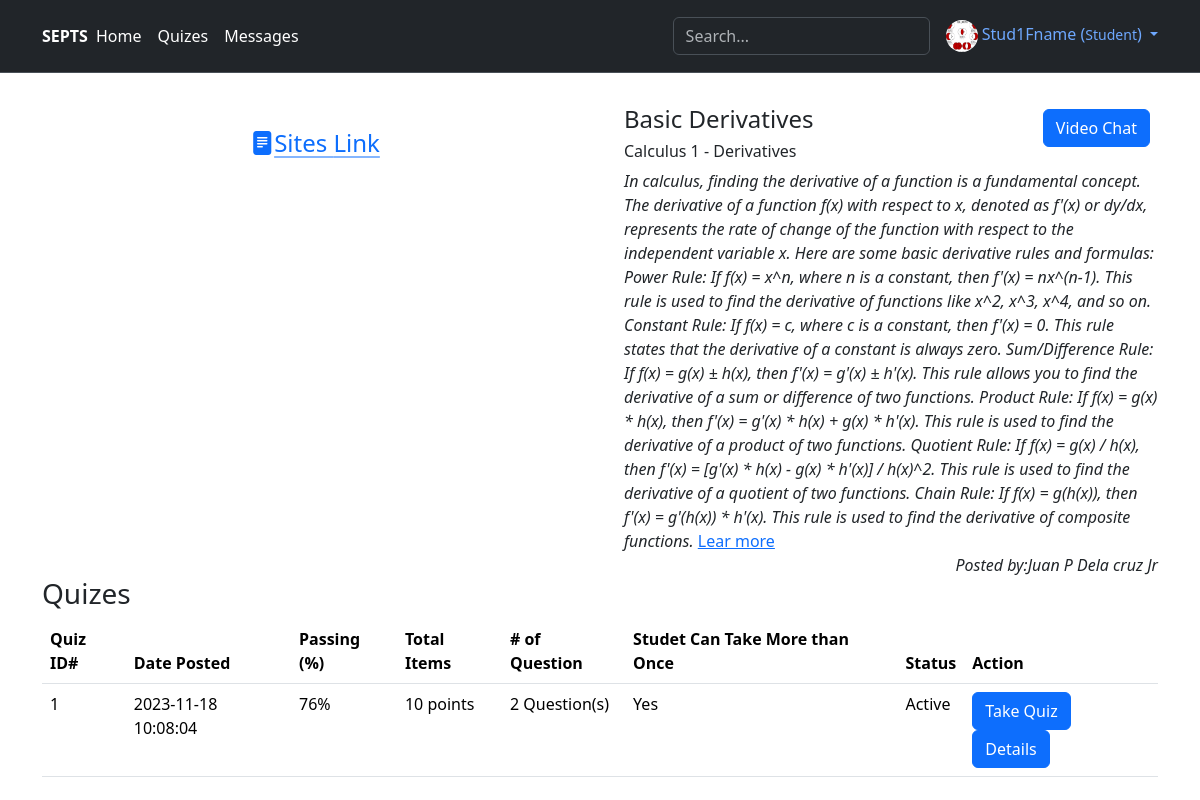
The page /LearningMaterialsDetails.php?id=3 (signed in) on the database its author committed.
### tables this page shows
CREATE TABLE IF NOT EXISTS `learningmaterials_table` (
  `MaterialNo` int NOT NULL AUTO_INCREMENT,
  `TopicId` int NOT NULL,
  `CategoryId` int NOT NULL,
  `Title` varchar(100) NOT NULL,
  `MaterialsDescription` text NOT NULL,
  `URL` text,
  `Path` text,
  `Status` int NOT NULL,
  PRIMARY KEY (`MaterialNo`),
  KEY `learningmaterials_table_ibfk_1` (`CategoryId`),
  KEY `TopicId` (`TopicId`)
);

CREATE TABLE IF NOT EXISTS `learningmaterials_category_table` (
  `LMCatId` int NOT NULL AUTO_INCREMENT,
  `CategoryName` varchar(500) NOT NULL,
  PRIMARY KEY (`LMCatId`)
);

CREATE TABLE IF NOT EXISTS `subject_table` (
  `SubjectCode` int NOT NULL AUTO_INCREMENT,
  `Subject` varchar(100) NOT NULL,
  `Description` text NOT NULL,
  `Status` int NOT NULL,
  PRIMARY KEY (`SubjectCode`)
);

CREATE TABLE IF NOT EXISTS `topic_table` (
  `TopicNo` int NOT NULL AUTO_INCREMENT,
  `SubjectId` int NOT NULL,
  `TopicDescription` varchar(300) NOT NULL,
  `InstructorId` int NOT NULL,
  `Status` int NOT NULL,
  PRIMARY KEY (`TopicNo`),
  UNIQUE KEY `TopicDescription` (`TopicDescription`),
  KEY `SubjectId` (`SubjectId`),
  KEY `InstructorId` (`InstructorId`)
);

CREATE TABLE IF NOT EXISTS `quiz_table` (
  `QuizNo` int NOT NULL AUTO_INCREMENT,
  `TopicId` int DEFAULT NULL,
  `MaterialId` int DEFAULT NULL,
  `DatePosted` datetime NOT NULL,
  `DateLastModefied` datetime DEFAULT NULL,
  `PercentagePassing` double NOT NULL,
  `TotalItem` int NOT NULL,
  `Retaking` int NOT NULL DEFAULT '0',
  `Status` int NOT NULL,
  PRIMARY KEY (`QuizNo`),
  KEY `quiz_table_ibfk_1` (`MaterialId`),
  KEY `TopicId` (`TopicId`)
);

### model/DbConnection.php (called while the page is built, shortened)
<?php
class DbConnection{
    private $host = 'localhost';
    private $username = 'root';
    private $password = '';
    private $database = 'studentexpertpooltutorialsystem';
    protected $connection;
    public function __construct(){
        if (!isset($this->connection)) {
            $this->connection = new mysqli($this->host, $this->username, $this->password, $this->database);
        }
    }
    public function getConnection(){
        return $this->connection;
    }
}
?>

### model/MaterialsModel.php (called while the page is built, shortened)
<?php
include_once('DbConnection.php');
class MaterialsModel extends DbConnection{
    public function get($id)
    {
        $sql = "SELECT `learningmaterials_table`.*, `topic_table`.`InstructorId`, `topic_table`.`TopicDescription`, `learningmaterials_category_table`.`CategoryName`, subject_table.Subject, CONCAT(employees_table.Firstname,' ',employees_table.MI,' ',employees_table.Lastname,' ',employees_table.NameExt) AS FullNameIns
FROM `learningmaterials_table`
	LEFT JOIN `topic_table` ON `learningmaterials_table`.`TopicId` = `topic_table`.`TopicNo`
	LEFT JOIN `learningmaterials_category_table` ON `learningmaterials_table`.`CategoryId` = `learningmaterials_category_table`.`LMCatId`
	LEFT JOIN `subject_table` ON `topic_table`.`SubjectId` = `subject_table`.`SubjectCode`
	LEFT JOIN employees_table ON `topic_table`.InstructorId=employees_table.EmpKey
WHERE `learningmaterials_table`.`MaterialNo`='$id'";
        $queryResult = $this->getConnection()->query($sql);
        if (mysqli_num_rows($queryResult) > 0) {
            return $queryResult->fetch_assoc();
        }
        return null;
    }
}

### model/QuizModel.php (called while the page is built, shortened)
<?php
include_once('DbConnection.php');
class QuizModel extends DbConnection{
    public function getAllQuiz($matId, $studid)
    {
        $sql = "SELECT `QuizNo`, `MaterialId`,`TopicId`, `DatePosted`, `DateLastModefied`, `PercentagePassing`, `TotalItem`, quiz_table.`Status`, `Retaking`, COUNT(question_table.QQId) AS QuestionsCount,
(SELECT COUNT(*) AS Taken FROM take_table WHERE take_table.QuizId=quiz_table.QuizNo AND take_table.StudentId='$studid') TakenByStudent
FROM `quiz_table`
LEFT JOIN question_table ON quiz_table.QuizNo=question_table.QuizId WHERE `MaterialId`='$matId' GROUP BY `quiz_table`.`QuizNo`";
        $queryResult = $this->getConnection()->query($sql);
        if (mysqli_num_rows($queryResult) > 0) {
            return $queryResult;
        }
        return null;
    }
}

### LearningMaterialsDetails.php (the view, shortened to what this page needs)
<?php
    require_once 'model/MaterialsModel.php';
    $matO=new MaterialsModel();
    require_once 'model/QuizModel.php';
    $qO=new QuizModel();
    $id=0;
    $mat=null;
    if ($matO->isRequestPost()) {
        ;
    }else {
        if (isset($_GET['id'])&&$_GET['id']!="") {
            $id=$_GET['id'];
            $mat=$matO->get($id);
        }else{
            header("location: 404.php");
            exit();
        }
    }
require_once("views/header.php");
require_once("views/navi.php");
?>
    <div class="container">
		<div class="row pt-3">
			<div class="col-sm-12 col-md-8 col-lg-6">
				<?php
				if ($mat['Path']!=""&&!is_null($mat['Path'])) {
				    $finfo = finfo_open(FILEINFO_MIME_TYPE);
				    $file_format = finfo_file($finfo, $mat['Path']);
				    finfo_close($finfo);
				    if(strpos($file_format, "pdf")!==FALSE){?>
				      <div class="ratio ratio-16x9">
				        <iframe width="560" height="315" src="<?=($mat['Path']);?>" ></iframe>
				       </div>
			 <?php }else if(strpos($file_format, "officedocument")!==FALSE){ ?>
				        <div class="text-center pt-4">
        					<a target="_blank" class="icon-link" href="<?=($mat['Path']);?>">
        						<h4><i class="bi bi-file-text-fill"></i> Download File</h4>
        					</a>
        				</div>
				 <?php  }else if(strpos($file_format, "video")!==FALSE){?>
				        <div class="ratio ratio-16x9">
				        <iframe width="560" height="315" src="<?=($mat['Path']);?>" ></iframe>
				        </div>
				    <?php }else if(strpos($file_format, "image")!==FALSE){ ?>
				        <img src="<?=($mat['Path']);?>" class="img-fluid" alt="...">
				  <?php }
				}else {?>
				    <div class="text-center pt-4">
    				    <a title="<?=($mat['URL']);?>" target="_blank" class="icon-link" href="<?=($mat['URL']);?>">
    			        <h4><i class="bi bi-file-text-fill"></i><?=$mat['CategoryName'] ?>  Link </h4>
    			        </a>
			        </div>
				<?php }?>
			</div>
			<div class="col-sm-12 col-md-4 col-lg-6 ps-sm-4">
				<h4>
					<?php
					    if ($_SESSION["RoleSEPTS"] == "Student") { ?>
						<a href="VideoCall.php?s=<?=($_SESSION["StudentId"]);?>&i=<?=($mat['InstructorId']);?>" class="btn btn-primary mt-1 me-2 float-end ">Video Chat</a>
			  <?php   }
					?>
					<?=($mat['Title']);?>
				</h4>
				<h6><?=($mat['Subject']." - ".$mat['TopicDescription']);?></h6>
				<em class=""><?=($mat['MaterialsDescription']);?></em>
				<a href="#">Lear more</a><br>
				<em class="float-end">Posted by:<?=($mat['FullNameIns']);?></em>
			</div>
		</div>
		<div class="row">
			<div class="col-md-12">
			<?php
			$student_id=$_SESSION["RoleSEPTS"] == "Student"?$_SESSION["StudentId"]:0;
			$quizes=$qO->getAllQuiz($id, $student_id);
			?>
			<h3>Quizes</h3>
			<div class="table-responsive">
				<table class="table table-responsive">
                  <thead>
                    <tr>
                      <th scope="col">Quiz ID#</th>
                      <th scope="col">Date Posted</th>
                      <th scope="col">Passing (%)</th>
                      <th scope="col">Total Items</th>
                      <th scope="col"># of Question</th>
                      <th scope="col">Studet Can Take More than Once</th>
                      <th scope="col">Status</th>
                      <th scope="col">Action</th>
                    </tr>
                  </thead>
                  <tbody>
                  <?php
                  if (!is_null($quizes)) {
                      while ($row=$quizes->fetch_assoc()) { if(!is_null($row['QuizNo'])){ ?>
                        <tr>
                          <td><?=$row['QuizNo']?></td>
                          <td><?=$row['DatePosted']?></td>
                          <td><?=$row['PercentagePassing']?>%</td>
                          <td><?=$row['TotalItem']?> points</td>
                          <td><?=$row['QuestionsCount']?> Question(s)</td>
                          <td><?=($row['Retaking']==1?"Yes":"No")?></td>
                          <td><?=($row['Status']==0?"Inactive":"Active")?></td>
                          <td>
                          <?php if($_SESSION["RoleSEPTS"] == "Student"&&$row['QuestionsCount']>0 && $row['Status']==1 && ($row['Retaking']==1 || $row['TakenByStudent']==0)){?>
                          <a href="TakeQuiz.php?qid=<?=$row['QuizNo']?>" class="btn btn-primary ">Take Quiz</a>
                         <?php }?>
                         <?php if($_SESSION["RoleSEPTS"] == "Student" && $row['TakenByStudent']>0){?>
                          <a data-bs-toggle="modal" data-bs-target="#quizModal<?=$row['QuizNo']?>" href="#" class="btn btn-primary ">Details</a>
                         <?php }?>
                          </td>
                        </tr>
                    <?php } }  }?>
                  </tbody>
                </table>
                </div>
			</div>
		</div>
    </div>
<?php
require_once("views/footer.php");
?>

### rows shown on the page
learningmaterials_table: CategoryId.CategoryName "Sites", Title "Basic Derivatives", subject_table.Subject "Calculus 1", TopicId.TopicDescription "Derivatives", MaterialsDescription "In calculus, finding the derivative of a function is a fundamental concept. The derivative of a function f(x) with respect to x, denoted as f'(x) or dy/dx, represents the rate of change of the function with respect to the independent variable x. Here are some basic derivative rules and formulas: Power Rule: If f(x) = x^n, where n is a constant, then f'(x) = nx^(n-1). This rule is used to find the derivative of functions like x^2, x^3, x^4, and so on. Constant Rule: If f(x) = c, where c is a constant, then f'(x) = 0. This rule states that the derivative of a constant is always zero. Sum/Difference Rule: If f(x) = g(x) ± h(x), then f'(x) = g'(x) ± h'(x). This rule allows you to find the…"
quiz_table: QuizNo "1", DatePosted "2023-11-18 10:08:04", PercentagePassing "76", TotalItem "10", QuestionsCount "2", Retaking "Yes", Status "Active"

### other values the page prints
$_SESSION["NameInSideBarSEPTS"] "Stud1Fname"
$_SESSION["RoleSEPTS"] "Student"
$mat['FullNameIns'] "Juan P Dela cruz Jr"
